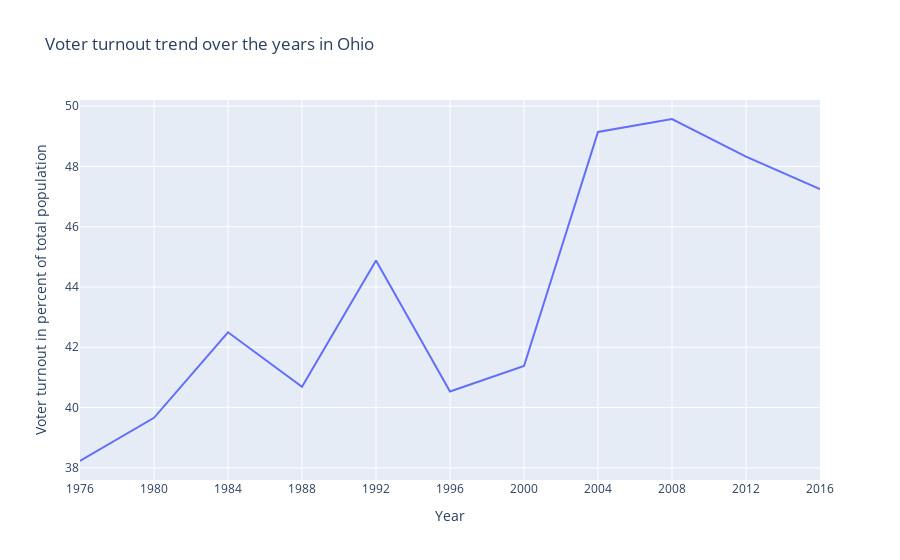

Notebook code cell kept with this figure:
### Code cell
figline =px.line(ohio_winner, x="year", y="percentvote", title='Voter turnout trend over the years in Ohio')

figline.update_layout(xaxis = dict(
        tickmode = 'array',
        tickvals = [1976, 1980, 1984, 1988, 1992, 1996, 2000, 2004, 2008, 2012, 2016]),
                   xaxis_title='Year',
                   yaxis_title='Voter turnout in percent of total population'
                    )








figline.show()

### Figure 1 — Plotly figure (JSON) as saved in the notebook; plotly's stock layout.template omitted (floating-point values rounded to 4 significant figures)
{"data": [{"hovertemplate": "year=%{x}<br>percentvote=%{y}<extra></extra>", "legendgroup": "", "line": {"color": "#636efa", "dash": "solid"}, "mode": "lines", "name": "", "showlegend": false, "type": "scatter", "x": [1976, 1980, 1984, 1988, 1992, 1996, 2000, 2004, 2008, 2012, 2016], "xaxis": "x", "y": [38.23, 39.66, 42.5, 40.69, 44.88, 40.53, 41.38, 49.14, 49.57, 48.32, 47.24], "yaxis": "y"}], "layout": {"legend": {"tracegroupgap": 0}, "title": {"text": "Voter turnout trend over the years in Ohio"}, "xaxis": {"anchor": "y", "domain": [0, 1], "tickmode": "array", "tickvals": [1976, 1980, 1984, 1988, 1992, 1996, 2000, 2004, 2008, 2012, 2016], "title": {"text": "Year"}}, "yaxis": {"anchor": "x", "domain": [0, 1], "title": {"text": "Voter turnout in percent of total population"}}}}
